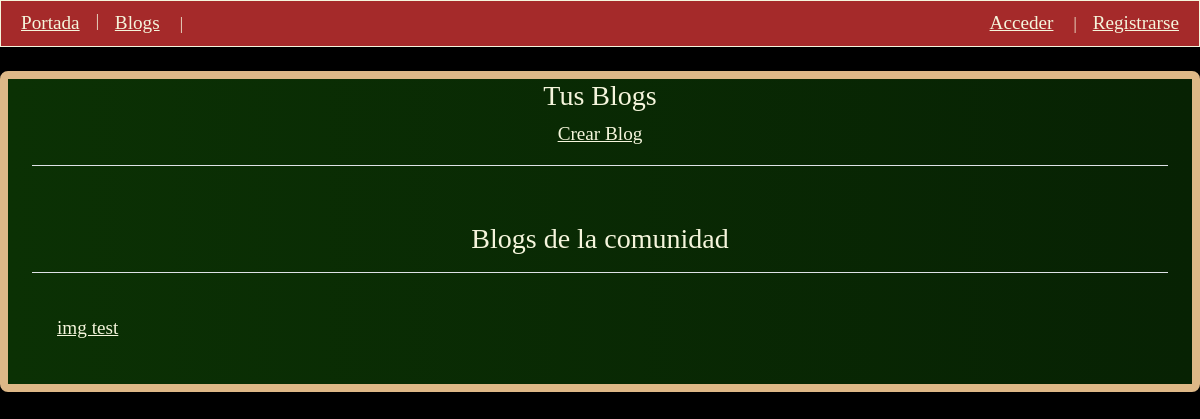
The app's page /blogs/, older data.
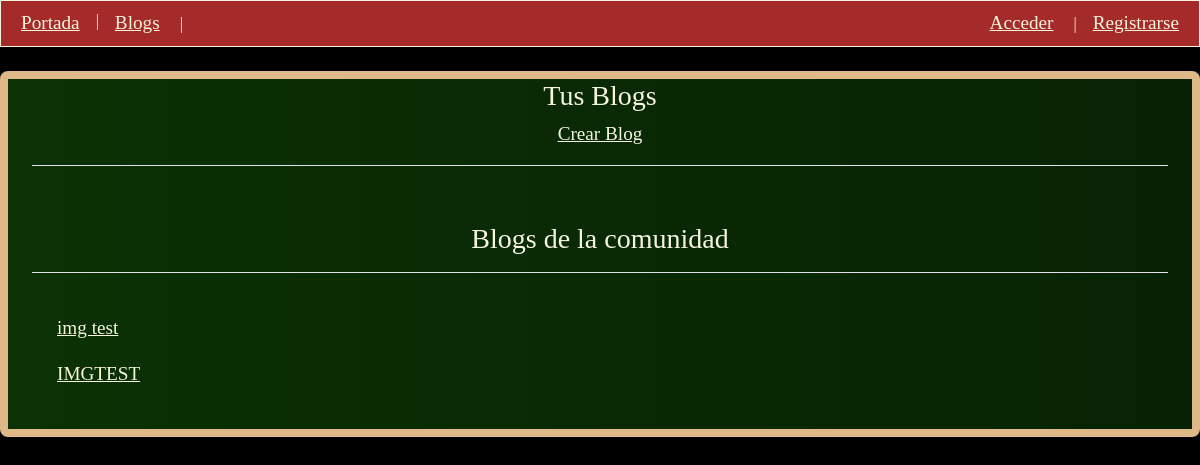
The same page, newer data.
### blog/models.py (models this page shows, shortened)
class Blog(models.Model):
    text = models.CharField(max_length=140)
    date_added = models.DateTimeField(auto_now_add=True)
    author = models.ForeignKey(User, on_delete=models.CASCADE)

### blog/views.py (the view)
# urls.py: path('blogs/', views.blogs_list, name='blogs_list'),
def blogs_list(request):
    blogs = Blog.objects.all()
    context = {'blogs': blogs}
    return render (request, 'blog/blogs_list.html', context)

### blog/templates/blog/blogs_list.html (shortened to what this page needs)
{% extends "blog/layout.html" %}
{% block content%}
    <div class="blackboard">
        <div class="border-bottom text-center pb-3">
            <h3> Tus Blogs </h3>
            <a href="{% url 'blog:new_blog' %}"> Crear Blog </a>
        </div>
        <ul class="list-group pb-2 pt-4 mb-4 bg-none">
        </ul>
        <h3 class="border-bottom text-center pb-3"> Blogs de la comunidad </h3>
        <ul class="list-group pb-2 pt-4 mb-4 bg-none">
            {%for blog in blogs%}
            {% if blog.author != request.user %}
                <li class="list-group-item">
                    <a href="{% url 'blog:entries_list' blog.id %}">{{ blog.text }}</a>
                </li>
            {% endif %}
            {%empty%}
                <p>Aún no se ha creado ningún blog </p>
            {% endfor %}
        </ul>
    </div>
{%endblock content%}

Row changes from the older to the newer data that the page shows:
added Blog: text "IMGTEST"
